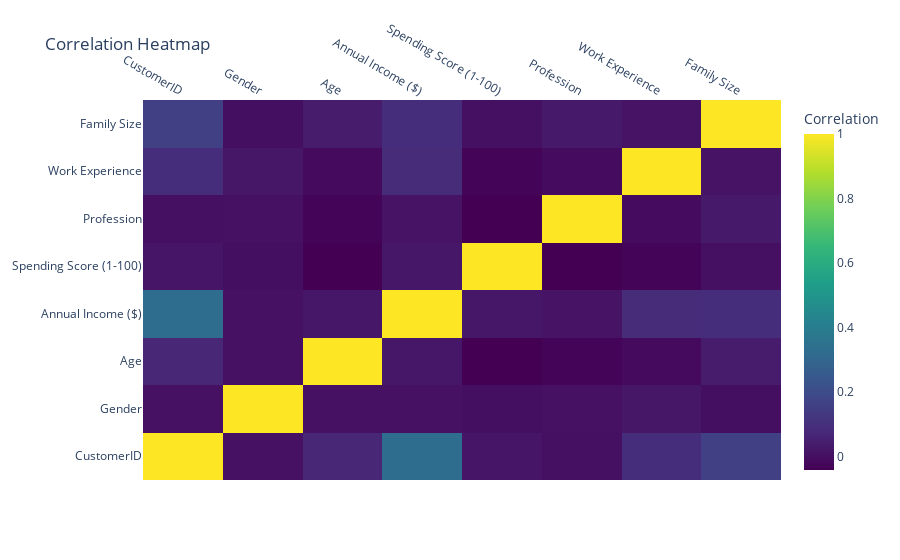

Source (notebook cell):
### Code cell
# Calculate correlation
corr = df.corr()

# Create the correlation matrix heatmap
fig = go.Figure(data=go.Heatmap(
                   z=corr.values,
                   x=corr.columns,
                   y=corr.columns,
                   colorscale='Viridis',
                   colorbar=dict(title='Correlation')))

# Update heatmap layout
fig.update_layout(title='Correlation Heatmap',
                  xaxis=dict(side='top'))

# Show the figure
fig.show()

### Figure 1 — Plotly figure (JSON) as saved in the notebook; plotly's stock layout.template omitted (floating-point values rounded to 4 significant figures)
{"data": [{"colorbar": {"title": {"text": "Correlation"}}, "colorscale": [[0, "#440154"], [0.1111, "#482878"], [0.2222, "#3e4989"], [0.3333, "#31688e"], [0.4444, "#26828e"], [0.5556, "#1f9e89"], [0.6667, "#35b779"], [0.7778, "#6ece58"], [0.8889, "#b5de2b"], [1, "#fde725"]], "type": "heatmap", "x": ["CustomerID", "Gender", "Age", "Annual Income ($)", "Spending Score (1-100)", "Profession", "Work Experience", "Family Size"], "y": ["CustomerID", "Gender", "Age", "Annual Income ($)", "Spending Score (1-100)", "Profession", "Work Experience", "Family Size"], "z": [[1.0, 0.00452, 0.0707, 0.3284, 0.01894, 0.001897, 0.09157, 0.1597], [0.00452, 1.0, 0.005821, 0.004701, -0.0005275, 0.006494, 0.02065, 0.0002278], [0.0707, 0.005821, 1.0, 0.02138, -0.0418, -0.03171, -0.01432, 0.03825], [0.3284, 0.004701, 0.02138, 1.0, 0.0233, 0.01246, 0.08914, 0.09301], [0.01894, -0.0005275, -0.0418, 0.0233, 1.0, -0.04106, -0.02895, 0.002232], [0.001897, 0.006494, -0.03171, 0.01246, -0.04106, 1.0, -0.01121, 0.02813], [0.09157, 0.02065, -0.01432, 0.08914, -0.02895, -0.01121, 1.0, 0.01187], [0.1597, 0.0002278, 0.03825, 0.09301, 0.002232, 0.02813, 0.01187, 1.0]]}], "layout": {"title": {"text": "Correlation Heatmap"}, "xaxis": {"side": "top"}}}
